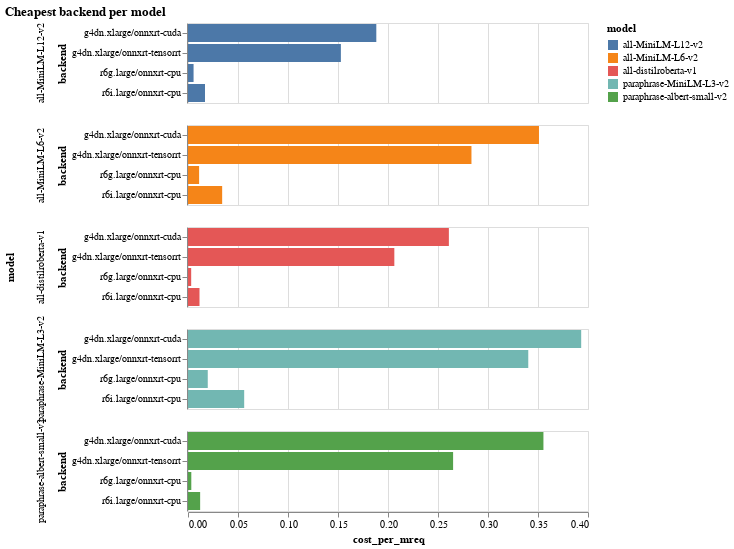

Notebook code for this chart:
### Code cell
alt.Chart(df).mark_bar().encode(
    y='backend',
    x='cost_per_mreq',
    color='model',
    row='model'
).properties(title='Cheapest backend per model')

### Figure 1 — Vega-Lite specification as saved in the notebook (floating-point values rounded to 4 significant figures)
{"config": {"view": {"continuousWidth": 400, "continuousHeight": 300}}, "data": {"name": "data-a3580d64bc9989092c729807294d6a7d"}, "mark": "bar", "encoding": {"color": {"field": "model", "type": "nominal"}, "row": {"field": "model", "type": "nominal"}, "x": {"field": "cost_per_mreq", "type": "quantitative"}, "y": {"field": "backend", "type": "nominal"}}, "title": "Cheapest backend per model", "$schema": "https://vega.github.io/schema/vega-lite/v4.17.0.json", "datasets": {"data-a3580d64bc9989092c729807294d6a7d": [{"model": "all-MiniLM-L12-v2", "backend": "r6i.large/onnxrt-cpu", "time_ms": 26.67, "cost_per_mreq": 0.01701}, {"model": "all-MiniLM-L12-v2", "backend": "r6g.large/onnxrt-cpu", "time_ms": 65.18, "cost_per_mreq": 0.005567}, {"model": "all-MiniLM-L12-v2", "backend": "g4dn.xlarge/onnxrt-cuda", "time_ms": 10.06, "cost_per_mreq": 0.1883}, {"model": "all-MiniLM-L12-v2", "backend": "g4dn.xlarge/onnxrt-tensorrt", "time_ms": 12.39, "cost_per_mreq": 0.1529}, {"model": "all-MiniLM-L6-v2", "backend": "r6i.large/onnxrt-cpu", "time_ms": 13.28, "cost_per_mreq": 0.03416}, {"model": "all-MiniLM-L6-v2", "backend": "r6g.large/onnxrt-cpu", "time_ms": 32.66, "cost_per_mreq": 0.01111}, {"model": "all-MiniLM-L6-v2", "backend": "g4dn.xlarge/onnxrt-cuda", "time_ms": 5.395, "cost_per_mreq": 0.351}, {"model": "all-MiniLM-L6-v2", "backend": "g4dn.xlarge/onnxrt-tensorrt", "time_ms": 6.68, "cost_per_mreq": 0.2835}, {"model": "all-distilroberta-v1", "backend": "r6i.large/onnxrt-cpu", "time_ms": 39.45, "cost_per_mreq": 0.0115}, {"model": "all-distilroberta-v1", "backend": "r6g.large/onnxrt-cpu", "time_ms": 114.0, "cost_per_mreq": 0.003184}, {"model": "all-distilroberta-v1", "backend": "g4dn.xlarge/onnxrt-cuda", "time_ms": 7.259, "cost_per_mreq": 0.2609}, {"model": "all-distilroberta-v1", "backend": "g4dn.xlarge/onnxrt-tensorrt", "time_ms": 9.178, "cost_per_mreq": 0.2063}, {"model": "paraphrase-albert-small-v2", "backend": "r6i.large/onnxrt-cpu", "time_ms": 37.34, "cost_per_mreq": 0.01215}, {"model": "paraphrase-albert-small-v2", "backend": "r6g.large/onnxrt-cpu", "time_ms": 109.8, "cost_per_mreq": 0.003305}, {"model": "paraphrase-albert-small-v2", "backend": "g4dn.xlarge/onnxrt-cuda", "time_ms": 5.328, "cost_per_mreq": 0.3554}, {"model": "paraphrase-albert-small-v2", "backend": "g4dn.xlarge/onnxrt-tensorrt", "time_ms": 7.143, "cost_per_mreq": 0.2651}, {"model": "paraphrase-MiniLM-L3-v2", "backend": "r6i.large/onnxrt-cpu", "time_ms": 8.073, "cost_per_mreq": 0.05619}, {"model": "paraphrase-MiniLM-L3-v2", "backend": "r6g.large/onnxrt-cpu", "time_ms": 18.36, "cost_per_mreq": 0.01976}, {"model": "paraphrase-MiniLM-L3-v2", "backend": "g4dn.xlarge/onnxrt-cuda", "time_ms": 4.816, "cost_per_mreq": 0.3932}, {"model": "paraphrase-MiniLM-L3-v2", "backend": "g4dn.xlarge/onnxrt-tensorrt", "time_ms": 5.565, "cost_per_mreq": 0.3403}]}}
